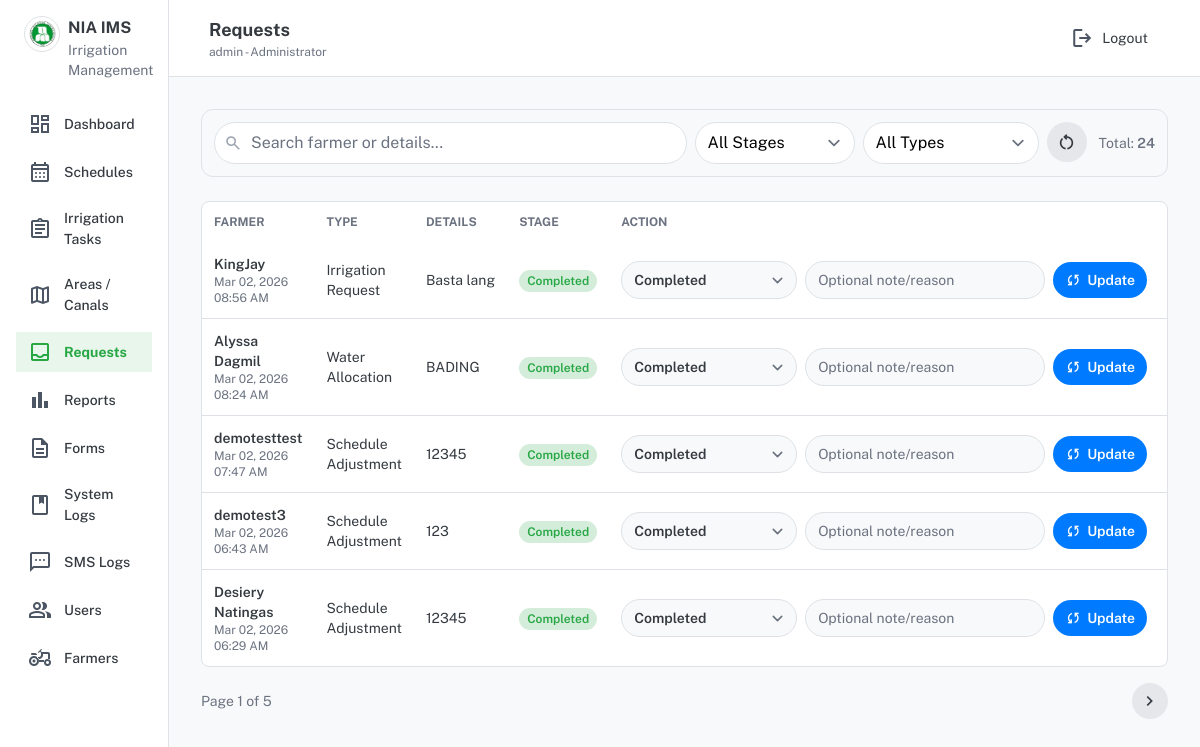
/public/index.php?page=requests (signed in), run on the app's committed database.
### tables this page shows
CREATE TABLE `farmer_requests` (
  `request_id` int(11) NOT NULL,
  `farmer_id` int(11) DEFAULT NULL,
  `lot_id` int(11) DEFAULT NULL,
  `canal_id` int(11) DEFAULT NULL,
  `drainage_id` int(11) DEFAULT NULL,
  `service_area_id` int(11) DEFAULT NULL,
  `request_type` enum('Irrigation Request','Schedule Adjustment','Water Allocation','Technical Concern') DEFAULT 'Irrigation Request',
  `request_source` enum('Website','Field Operator','Admin') NOT NULL DEFAULT 'Website',
  `collected_by` int(11) DEFAULT NULL,
  `issue_category` varchar(80) DEFAULT NULL,
  `request_details` text DEFAULT NULL,
  `requested_by_user_id` int(11) DEFAULT NULL,
  `requested_by_role` enum('Farmer','President','Field Operator') NOT NULL DEFAULT 'Farmer',
  `preferred_date` date DEFAULT NULL,
  `preferred_start` time DEFAULT NULL,
  `preferred_end` time DEFAULT NULL,
  `urgency` enum('Normal','Urgent') NOT NULL DEFAULT 'Normal',
  `location_desc` varchar(200) DEFAULT NULL,
  `landmark` varchar(200) DEFAULT NULL,
  `maps_link` varchar(255) DEFAULT NULL,
  `photo_path` varchar(255) DEFAULT NULL,
  `latitude` decimal(10,7) DEFAULT NULL,
  `longitude` decimal(10,7) DEFAULT NULL,
  `location_lat` decimal(10,7) DEFAULT NULL,
  `location_lng` decimal(10,7) DEFAULT NULL,
  `status` enum('Pending','On Process','Approved','Rejected','Technician Assigned','Irrigation Started','Completed') DEFAULT 'Pending',
  `created_at` timestamp NOT NULL DEFAULT current_timestamp(),
  `assigned_technician_id` int(11) DEFAULT NULL,
  `request_stage` enum('Pending','Approved','Rejected','Scheduled','Assigned','In Progress','Completed') DEFAULT 'Pending',
  `approval_mode` enum('Manual','Auto') NOT NULL DEFAULT 'Manual',
  `auto_suggested_date` date DEFAULT NULL,
  `auto_suggested_start` time DEFAULT NULL,
  `auto_suggested_end` time DEFAULT NULL,
  `review_notes` text DEFAULT NULL,
  `decision_reason` varchar(255) DEFAULT NULL,
  `reviewed_by` int(11) DEFAULT NULL,
  `reviewed_at` datetime DEFAULT NULL,
  `approved_by` int(11) DEFAULT NULL,
  `approved_at` datetime DEFAULT NULL,
  `technician_id` int(11) DEFAULT NULL,
  `started_at` datetime DEFAULT NULL,
  `completed_at` datetime DEFAULT NULL
);

### public/index.php (called while the page is built, shortened)
<?php
require_once __DIR__ . '/../includes/helpers.php';
require_once __DIR__ . '/../includes/auth.php';
$page = $_GET['page'] ?? 'login';
$routes = [
  'login'     => __DIR__ . '/../pages/login.php',
  'logout'    => __DIR__ . '/../pages/logout.php',
  'dashboard' => __DIR__ . '/../pages/dashboard.php',
  'areas'     => __DIR__ . '/../areas/index.php',
  'schedules' => __DIR__ . '/../schedules/index.php',
  'tasks'     => __DIR__ . '/../tasks/index.php',
  'requests'  => __DIR__ . '/../requests/index.php',
  'reports'   => __DIR__ . '/../reports/index.php',
  'users'     => __DIR__ . '/../users/index.php',
  'logs'      => __DIR__ . '/../logs/index.php',
  'sms_logs'  => __DIR__ . '/../sms_logs/index.php',
  'farmers'   => __DIR__ . '/../farmers/index.php',
  'farmer_requests' => __DIR__ . '/../farmers/requests.php',
  'farmer_dashboard' => __DIR__ . '/../farmers/dashboard.php',
  'my_requests'      => __DIR__ . '/../farmers/requests.php',
  'my_schedule'      => __DIR__ . '/../farmers/schedule.php',
  'profile'          => __DIR__ . '/../farmers/profile.php',
  'announcements'    => __DIR__ . '/../farmers/announcements.php',
  'forms'            => __DIR__ . '/../forms/index.php',
  'forms_print'      => __DIR__ . '/../forms/print.php',
  'force_password'   => __DIR__ . '/../pages/force_password.php',
];
require $routes[$page];

### includes/helpers.php (called while the page is built, shortened)
<?php
function h($v): string {
  return htmlspecialchars((string)$v, ENT_QUOTES, 'UTF-8');
}
function app_base_root(): string {
  static $cached = null;
  if ($cached !== null) return $cached;
  $script = str_replace('\\', '/', (string)($_SERVER['SCRIPT_NAME'] ?? ''));
  $root = '';
  $publicPos = strpos($script, '/public/');
  if ($publicPos !== false) {
    $root = substr($script, 0, $publicPos);
  } else {
    $dir = rtrim(str_replace('\\', '/', dirname($script)), '/');
    $root = $dir;
  }
  $root = trim((string)$root);
  if ($root === '' || $root === '.') {
    $cached = '';
    return $cached;
  }
  $cached = '/' . trim($root, '/');
  return $cached;
}
function base_path(string $path = ''): string {
  $root = app_base_root();
  return ($root === '' ? '' : rtrim($root, '/')) . '/' . ltrim($path, '/');
}
function route(string $page, array $params = []): string {
  $url = base_path("public/index.php?page=" . urlencode($page));
  if ($params) $url .= '&' . http_build_query($params);
  return $url;
}
function badge(string $status): array {
  $s = strtolower(trim((string)$status));
  return match ($s) {
    'pending' => ['bg-warning/20 text-warning', 'Pending'],
    'approved' => ['bg-primary/20 text-primary', 'Approved'],
    'rejected' => ['bg-red-200 text-red-700 dark:bg-red-500/20 dark:text-red-200', 'Rejected'],
    'active' => ['bg-secondary/20 text-secondary', 'Active'],
    'completed' => ['bg-primary/20 text-primary', 'Completed'],
    'cancelled' => ['bg-gray-200 text-gray-700 dark:bg-gray-700 dark:text-gray-200', 'Cancelled'],
    'due' => ['bg-warning/20 text-warning', 'Due'],
    'in progress' => ['bg-secondary/20 text-secondary', 'In Progress'],
    'missed' => ['bg-red-200 text-red-700 dark:bg-red-500/20 dark:text-red-200', 'Missed'],
    default => ['bg-gray-200 text-gray-700 dark:bg-gray-700 dark:text-gray-200', ucfirst($s ?: 'Unknown')],
  };
}

### includes/auth.php (called while the page is built, shortened)
<?php
function normalize_role_name(string $role): string {
  return $role === 'Operations Staff' ? 'Irrigation Association' : $role;
}
function role(): string {
  return normalize_role_name($_SESSION['user']['role'] ?? '');
}

### requests/index.php (the view, shortened to what this page needs)
<?php
require_once __DIR__ . '/../includes/helpers.php';
require_once __DIR__ . '/../includes/auth.php';
require_once __DIR__ . '/../includes/sms.php';
$meRole = role();
$requestProcessors = ['Administrator','Irrigation Association','SWRFT'];
$canUpdate = in_array($meRole, $requestProcessors, true);
function request_stage_flow(): array {
  return ['Pending','On Process','Approved','Scheduled','Assigned','In Progress','Completed'];
}
function all_request_stages(): array {
  return array_merge(request_stage_flow(), ['Rejected']);
}
function normalize_request_stage(string $stage): string {
  $stage = trim($stage);
  return in_array($stage, all_request_stages(), true) ? $stage : 'Pending';
}
function allowed_stage_targets(string $currentStage): array {
  $current = normalize_request_stage($currentStage);
  $flow = request_stage_flow();
  $idx = array_search($current, $flow, true);
  $targets = array_slice($flow, $idx);
  return $targets;
}
$q       = trim($_GET['q'] ?? '');
$fStage  = trim($_GET['request_stage'] ?? '');
$fType   = trim($_GET['type'] ?? '');
$limit   = 5;
$page    = max(1, (int)($_GET['p'] ?? 1));
$offset  = ($page - 1) * $limit;
$where = [];
$whereSql = $where ? ("WHERE " . implode(" AND ", $where)) : "";
$sqlCount = "
  SELECT COUNT(*) c
  FROM farmer_requests r
  LEFT JOIN farmers f ON f.farmer_id = r.farmer_id
  {$whereSql}
";
$stmt = $conn->prepare($sqlCount);
$stmt->execute();
$total = (int)($stmt->get_result()->fetch_assoc()['c'] ?? 0);
$totalPages = max(1, (int)ceil($total / $limit));
$sql = "
  SELECT r.request_id, r.request_type, r.request_details, r.status, r.request_stage, r.created_at,
         COALESCE(f.farmer_name,'-') AS farmer_name
  FROM farmer_requests r
  LEFT JOIN farmers f ON f.farmer_id = r.farmer_id
  {$whereSql}
  ORDER BY r.created_at DESC
  LIMIT {$limit} OFFSET {$offset}
";
$stmt = $conn->prepare($sql);
$stmt->execute();
$rows = $stmt->get_result()->fetch_all(MYSQLI_ASSOC);
include __DIR__ . '/../includes/head.php';
?>
<div class="flex min-h-screen w-full">
  <?php include __DIR__ . '/../includes/sidebar.php'; ?>
  <div class="flex-1 flex flex-col">
    <?php include __DIR__ . '/../includes/topbar.php'; ?>
    <main class="p-6 lg:p-8 flex-1">
      <div class="sticky top-2 z-20 rounded-xl border border-border-light dark:border-border-dark bg-background-light/95 dark:bg-background-dark/95 backdrop-blur px-3 py-3 flex flex-col lg:flex-row lg:items-center lg:justify-between gap-3">
        <form id="requestsFilterForm" method="GET" action="<?= route('requests') ?>" class="flex flex-col sm:flex-row gap-2 flex-1 min-w-0">
          <div class="relative w-full sm:flex-1 sm:min-w-[18rem] lg:min-w-[24rem]">
            <input id="requestsSearchInput" name="q" value="<?= h($q) ?>" placeholder="Search farmer or details..."
                   class="w-full pl-9 pr-4 rounded-full border-border-light dark:border-border-dark bg-card-light dark:bg-card-dark">
          </div>
          <select id="requestsStageInput" name="request_stage"
                  class="w-full sm:w-40 rounded-full px-3 border-border-light dark:border-border-dark bg-card-light dark:bg-card-dark">
            <option value="">All Stages</option>
          </select>
          <select id="requestsTypeInput" name="type" class="w-full sm:w-44 rounded-full px-3 border-border-light dark:border-border-dark bg-card-light dark:bg-card-dark">
            <option value="">All Types</option>
          </select>
          <a
            class="w-10 h-10 rounded-full bg-gray-200 dark:bg-gray-700 text-text-light dark:text-text-dark inline-flex items-center justify-center shrink-0"
            href="<?= route('requests') ?>"
            title="Reset"
            aria-label="Reset filters"
          >
            <span class="material-symbols-outlined text-[20px] leading-none">restart_alt</span>
          </a>
        </form>
        <div class="text-sm text-gray-500 dark:text-gray-400">
          Total: <span data-requests-total class="font-semibold"><?= (int)$total ?></span>
        </div>
      </div>
      <div id="requestsResults">
        <?php foreach ($rows as $r): ?>
          <?php
            $currentStage = normalize_request_stage((string)($r['request_stage'] ?: $r['status'] ?: 'Pending'));
            [$cls, $label] = badge($currentStage);
          ?>
        <?php endforeach; ?>
      <div class="mt-6 hidden md:block bg-card-light dark:bg-card-dark border border-border-light dark:border-border-dark rounded-lg overflow-hidden">
        <div class="overflow-x-auto">
          <table class="w-full text-left">
            <thead>
              <tr class="text-xs text-gray-500 dark:text-gray-400 uppercase">
                <th class="p-3">Farmer</th>
                <th class="p-3">Type</th>
                <th class="p-3">Details</th>
                <th class="p-3">Stage</th>
                <th class="p-3">Action</th>
              </tr>
            </thead>
            <tbody class="divide-y divide-border-light dark:divide-border-dark">
              <?php foreach ($rows as $r): ?>
                <?php
                  $currentStage = normalize_request_stage((string)($r['request_stage'] ?: $r['status'] ?: 'Pending'));
                  $nextOptions = allowed_stage_targets((string)$currentStage);
                  [$cls, $label] = badge($currentStage);
                ?>
                <tr class="text-sm text-text-light dark:text-text-dark">
                  <td class="p-3">
                    <div class="font-semibold"><?= h($r['farmer_name']) ?></div>
                    <div class="text-xs text-gray-500 dark:text-gray-400"><?= h(date('M d, Y h:i A', strtotime($r['created_at']))) ?></div>
                  </td>
                  <td class="p-3"><?= h($r['request_type']) ?></td>
                  <td class="p-3 max-w-xl">
                    <div class="truncate"><?= h($r['request_details']) ?></div>
                  </td>
                  <td class="p-3">
                    <span class="px-2 py-1 text-xs font-semibold rounded-full <?= $cls ?>"><?= h($label) ?></span>
                  </td>
                  <td class="p-3">
                    <?php if ($canUpdate): ?>
                      <form method="POST" class="grid grid-cols-1 md:grid-cols-[11rem_minmax(14rem,1fr)_auto] lg:grid-cols-[11rem_minmax(15rem,1fr)_auto_auto] gap-2 items-center">
                        <select name="request_stage"
                                class="w-full rounded-full px-3 border-border-light dark:border-border-dark bg-background-light dark:bg-background-dark text-sm font-semibold">
                          <?php foreach($nextOptions as $s): ?>
                            <option value="<?= $s ?>" <?= $currentStage === $s ? 'selected' : '' ?>><?= $s ?></option>
                          <?php endforeach; ?>
                        </select>
                        <input type="text" name="note" placeholder="Optional note/reason"
                               class="w-full rounded-full border-border-light dark:border-border-dark bg-background-light dark:bg-background-dark text-sm px-3 py-2">
                        <button class="w-full md:w-auto px-3 py-2 rounded-full bg-secondary text-white font-semibold text-sm inline-flex items-center gap-1.5 justify-center">
                          <span class="material-symbols-outlined text-[16px] leading-none">sync</span>
                          <span>Update</span>
                        </button>
                      </form>
                    <?php else: ?>
                      <span class="text-gray-500 text-sm">View only (Admin approval required)</span>
                    <?php endif; ?>
                  </td>
                </tr>
              <?php endforeach; ?>
            </tbody>
          </table>
        </div>
      </div>
      <div class="mt-4 flex items-center justify-between text-sm">
        <div class="text-gray-500 dark:text-gray-400">
          Page <?= (int)$page ?> of <?= (int)$totalPages ?>
        </div>
        <div class="flex gap-2">
          <?php
            $qsBase = [
              'page' => 'requests',
              'q' => $q,
              'request_stage' => $fStage,
              'type' => $fType,
            ];
          ?>
          <?php if ($page < $totalPages): ?>
            <a
              data-requests-page-link="1"
              class="w-9 h-9 rounded-full bg-gray-200 dark:bg-gray-700 text-text-light dark:text-text-dark inline-flex items-center justify-center"
              href="<?= route('requests', array_merge($qsBase, ['p' => $page + 1])) ?>"
              title="Next page"
              aria-label="Next page"
            >
              <span class="material-symbols-outlined text-[20px] leading-none">chevron_right</span>
            </a>
          <?php endif; ?>
        </div>
      </div>
      </div>
    </main>
  </div>
</div>
<?php include __DIR__ . '/../includes/footer.php'; ?>

### includes/head.php (style rules this page uses)
.material-symbols-outlined { font-variation-settings: 'FILL' 0,'wght' 400,'GRAD' 0,'opsz' 24; }

### data on the page
farmer_requests: farmer_name "KingJay", created_at "Mar 02, 2026 08:56 AM", request_type "Irrigation Request", request_details "Basta lang", label "Completed"
farmer_requests: farmer_name "Alyssa Dagmil", created_at "Mar 02, 2026 08:24 AM", request_type "Water Allocation", request_details "BADING", label "Completed"
farmer_requests: farmer_name "demotesttest", created_at "Mar 02, 2026 07:47 AM", request_type "Schedule Adjustment", request_details "12345", label "Completed"
farmer_requests: farmer_name "demotest3", created_at "Mar 02, 2026 06:43 AM", request_type "Schedule Adjustment", request_details "123", label "Completed"
farmer_requests: farmer_name "Desiery Natingas", created_at "Mar 02, 2026 06:29 AM", request_type "Schedule Adjustment", request_details "12345", label "Completed"

### other printed values
$label "Dashboard Schedules Irrigation Tasks Areas / Canals Requests Reports Forms System Logs SMS Logs Users Farmers"
$topTitle "Requests"
$userName "admin"
$userRole "Administrator"
$total "24"
$page "1"
$totalPages "5"
form field request_stage "Completed"
